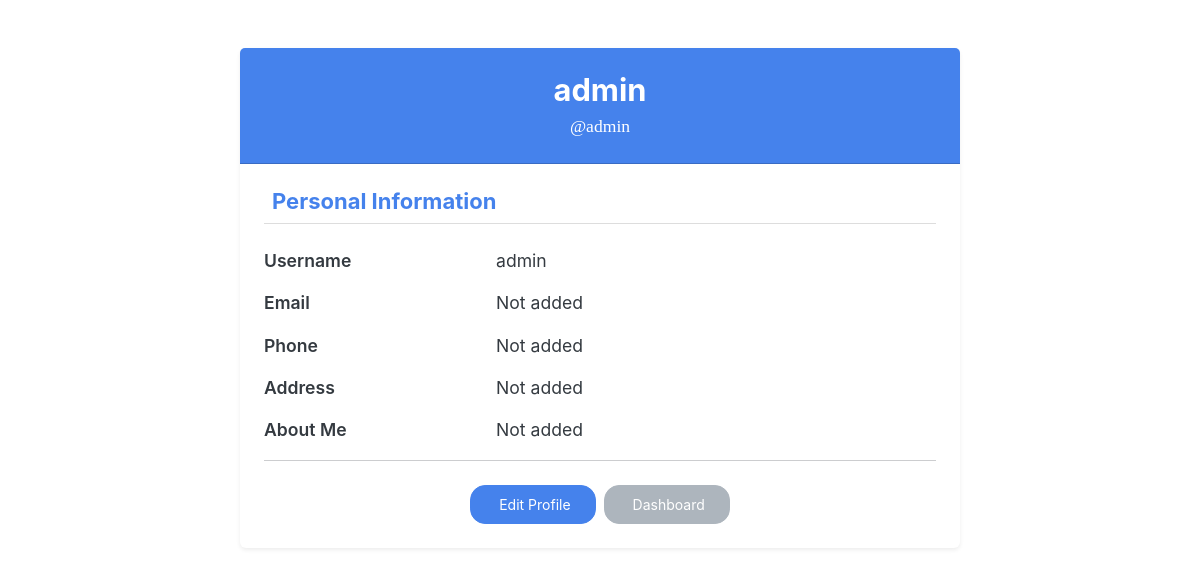
Page /profile/ (signed in) on the committed database.
### manageCashApp/models.py (models this page shows, shortened)
class CustomUser(AbstractUser):
    pass

class Profile(models.Model):
    user = models.OneToOneField(
        CustomUser,
        on_delete=models.CASCADE,
        related_name='profile'
    )
    profile_picture = models.ImageField(
        upload_to='profile_pictures/',
        blank=True,
        null=True
    )
    phone = models.CharField(max_length=20, blank=True)
    address = models.TextField(blank=True)
    bio = models.TextField(blank=True)
    created_at = models.DateTimeField(auto_now_add=True)
    updated_at = models.DateTimeField(auto_now=True)

### manageCashApp/views.py (the view)
# urls.py: path('profile/', view_profile, name='view_profile'),
@login_required
def view_profile(request):
    profile, created = Profile.objects.get_or_create(
        user=request.user
    )
    context = {
        'profile': profile,
        'user': request.user,
    }
    return render(request, 'profile.html', context)

### manageCashApp/templates/profile.html (shortened to what this page needs)
{% extends 'base_auth.html' %}
{% block content %}
<div class="container py-5">
    <div class="row justify-content-center">
        <div class="col-lg-8 col-md-10">
            <div class="card shadow-sm border-0">
                <div class="card-header bg-primary text-white text-center py-4">
                    <h3 class="mb-1">
                        {{ user.get_full_name|default:user.username }}
                    </h3>
                    <p class="mb-0">
                        @{{ user.username }}
                    </p>
                </div>
                <div class="card-body p-4">
                    <h5 class="text-primary border-bottom pb-2 mb-4">
                        Personal Information
                    </h5>
                    <div class="row mb-3">
                        <div class="col-sm-4 fw-semibold">
                            Username
                        </div>
                        <div class="col-sm-8">
                            {{ user.username }}
                        </div>
                    </div>
                    <div class="row mb-3">
                        <div class="col-sm-4 fw-semibold">
                            Email
                        </div>
                        <div class="col-sm-8">
                            {{ user.email|default:"Not added" }}
                        </div>
                    </div>
                    <div class="row mb-3">
                        <div class="col-sm-4 fw-semibold">
                            Phone
                        </div>
                        <div class="col-sm-8">
                            {{ profile.phone|default:"Not added" }}
                        </div>
                    </div>
                    <div class="row mb-3">
                        <div class="col-sm-4 fw-semibold">
                            Address
                        </div>
                        <div class="col-sm-8">
                            {{ profile.address|default:"Not added" }}
                        </div>
                    </div>
                    <div class="row mb-3">
                        <div class="col-sm-4 fw-semibold">
                            About Me
                        </div>
                        <div class="col-sm-8">
                            {{ profile.bio|default:"Not added" }}
                        </div>
                    </div>
                    <hr>
                    <div class="d-flex flex-wrap justify-content-center gap-2 mt-4">
                        <a href="{% url 'edit_profile' %}" class="btn btn-primary px-4">
                            Edit Profile
                        </a>
                        <a href="{% url 'dashboard' %}" class="btn btn-secondary px-4">
                            Dashboard
                        </a>
                    </div>
                </div>
            </div>
        </div>
    </div>
</div>
{% endblock %}

### rows in the picture
CustomUser: get_full_name "admin", username "admin", email "Not added"
Profile: phone "Not added", address "Not added", bio "Not added"
